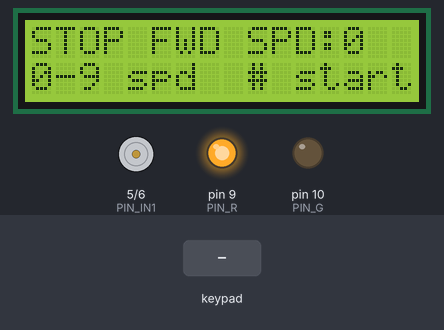
Bench run of a sketch on a simulated Arduino Uno, built with avr-gcc and run on an emulated ATmega328P. Shown: 16×2 character LCD, motor-driver pin pairs drawn as motors (green arrow = first pin HIGH = forward, orange = second pin HIGH = backward, longer = more drive), output pins drawn as LEDs (lit = HIGH). The test bench sets the inputs (shaded band).

Above: at 1.2 s.
1.3 s: keypad keys 2 3 4 7 # pressed 0.4 s apart
At 3.6 s:
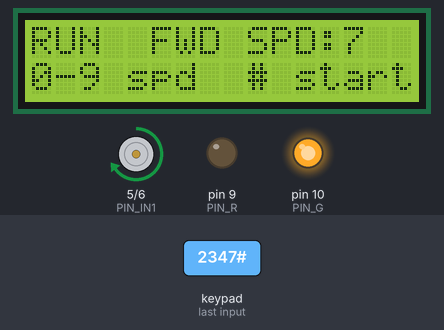
4.8 s: key 'A' pressed
At 5.9 s:
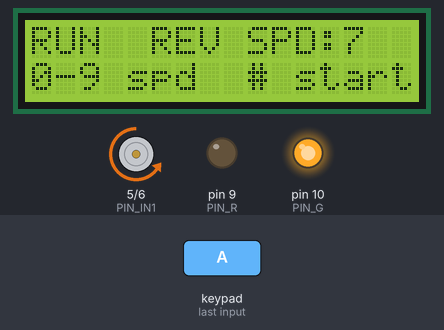
6.3 s: keypad keys 2 3 4 7 * pressed 0.4 s apart
At 8.6 s:
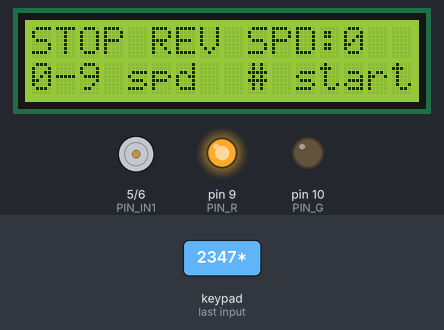
9.8 s: key '1' pressed
At 10.9 s:
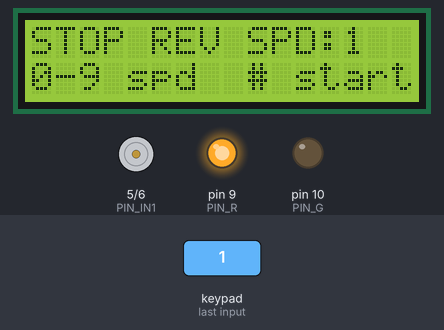
Timing chart, 0 to 12.3 s (numbered marks = the images above; inputs shaded):
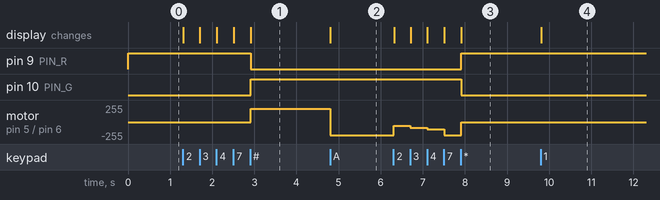

The sketch:

keypad_motor_controller.ino
```cpp
// RBT173 - LAB5.2
// DAVID GARCIA
// DAVGARCI@UAT.EDU

// Keypad Conveyor Controller
// Controls:
//   0..9 = set speed level (0=stop)
//   #    = start/pause
//   A    = toggle direction (FWD/REV)
//   *    = stop & clear
//

#include <Keypad.h>              // matrix keypad support
#include <LiquidCrystal.h>       // LCD support

// ---- Pins (match your wiring) ----
const byte PIN_IN1 = 5;          // L293D IN1 (PWM) - forward drive
const byte PIN_IN2 = 6;          // L293D IN2 (PWM) - reverse drive
const byte PIN_R   = 9;          // RGB LED: Red channel (PWM)
const byte PIN_G   = 10;         // RGB LED: Green channel (PWM)

// LCD(rs, enable, d4, d5, d6, d7) — using 4-bit mode on A0..A3
LiquidCrystal lcd(12, 8, A0, A1, A2, A3);

// ---- Keypad wiring/map ----
const byte ROWS = 4, COLS = 4;
char KEYS[ROWS][COLS] = {         // layout matches physical keypad
  {'1','2','3','A'},
  {'4','5','6','B'},
  {'7','8','9','C'},
  {'*','0','#','D'}
};
byte ROW_PINS[ROWS] = {2, 3, 4, 7};       // R1..R4 - D2, D3, D4, D7
byte COL_PINS[COLS] = {11, 13, A4, A5};   // C1..C4 - D11, D13, A4, A5
Keypad keypad = Keypad(makeKeymap(KEYS), ROW_PINS, COL_PINS, ROWS, COLS);

// ---- State ----
bool running    = false;          // true = motor should spin
bool forwardDir = true;           // true = forward, false = reverse
byte speedLevel = 0;              // 0..9 user speed (0 means stop)

// ---- LED helpers ----
void ledRed()   { analogWrite(PIN_R, 255); analogWrite(PIN_G, 0);   } // show STOP
void ledGreen() { analogWrite(PIN_R, 0);   analogWrite(PIN_G, 255); } // show RUN
void ledOff()   { analogWrite(PIN_R, 0);   analogWrite(PIN_G, 0);   } // not used often

// ---- Motor helpers ----
void motorStop() {
  analogWrite(PIN_IN1, 0);        // no forward drive
  analogWrite(PIN_IN2, 0);        // no reverse drive
}

byte pwmFromLevel(byte lvl) {
  if (lvl == 0) return 0;         // level 0 = fully stopped
  return (byte)min(255, lvl * 28);// map 1..9 - ~28..252 (simple linear map)
}

void applyMotor() {
  byte pwm = pwmFromLevel(speedLevel);  // convert level to PWM duty

  if (!running || pwm == 0) {     // paused or zero speed
    motorStop();
    return;
  }

  if (forwardDir) {               // forward: drive IN1, hold IN2 low
    analogWrite(PIN_IN2, 0);
    analogWrite(PIN_IN1, pwm);
  } else {                        // reverse: drive IN2, hold IN1 low
    analogWrite(PIN_IN1, 0);
    analogWrite(PIN_IN2, pwm);
  }
}

// ---- LCD helpers ----
void print2(const char* l1, const char* l2) {
  lcd.clear();                    // clear previous text
  lcd.setCursor(0,0); lcd.print(l1);
  lcd.setCursor(0,1); lcd.print(l2);
}

void showStatus() {
  lcd.clear();
  lcd.setCursor(0,0);
  lcd.print(running ? "RUN " : "STOP");     // show run/stop
  lcd.print(forwardDir ? " FWD " : " REV "); // show direction
  lcd.print("SPD:"); lcd.print(speedLevel); // show speed level
  lcd.setCursor(0,1);
  lcd.print("0-9 spd  # start  A dir");     // quick help line
}

// ---- Actions (called from key handling) ----
void setSpeed(byte lvl) {
  speedLevel = (lvl > 9) ? 9 : lvl;   // clamp to 0..9
  if (speedLevel == 0) running = false; // choosing 0 also pauses
  applyMotor();                        // push state to hardware
  if (running) ledGreen(); else ledRed();
  showStatus();
}

void toggleRun() {
  running = !running;                  // flip run/pause
  if (running && speedLevel == 0) {    // if starting at 0, pick a default low speed
    speedLevel = 3;
  }
  applyMotor();
  if (running) ledGreen(); else ledRed();
  showStatus();
}

void toggleDir() {
  forwardDir = !forwardDir;            // flip direction
  applyMotor();                        // reapply PWM on the other input
  showStatus();
}

void hardStop() {
  running = false;                     // force stop
  speedLevel = 0;                      // clear speed
  motorStop();                         // cut both inputs
  ledRed();                            // show stopped
  showStatus();
}

// ---- Arduino setup/loop ----
void setup() {
  pinMode(PIN_IN1, OUTPUT);            // motor input pins as outputs
  pinMode(PIN_IN2, OUTPUT);
  pinMode(PIN_R,   OUTPUT);            // RGB channels as PWM outputs
  pinMode(PIN_G,   OUTPUT);

  motorStop();                         // start safe
  ledRed();                            // indicate STOP at power-up

  lcd.begin(16,2);                     // init 16x2 LCD
  showStatus();                        // draw initial screen
}

void loop() {
  char k = keypad.getKey();            // key read
  if (!k) return;                      // no key - nothing to do

  if (k >= '0' && k <= '9') {          // speed selection
    setSpeed(k - '0');                 // convert ASCII digit to number 0..9
    return;
  }
  if (k == '#') {                      // start/pause toggle
    toggleRun();
    return;
  }
  if (k == 'A') {                      // direction toggle
    toggleDir();
    return;
  }
  if (k == '*') {                      // emergency stop / clear
    hardStop();
    return;
  }
}
```

Measured:
- after the input at 1.3 s, pin 9 (PIN_R): HIGH → LOW after 1.6 s; pin 10 (PIN_G): LOW → HIGH after 1.6 s; motor on pin 5 (PIN_IN1) / pin 6 (PIN_IN2): stopped → forward 196/255 after 1.6 s; the display: first changes at once (image 1 shows a later state)
- after the input at 4.8 s, motor on pin 5 (PIN_IN1) / pin 6 (PIN_IN2): forward 196/255 → backward 196/255 at once; the display: changes at once (image 2)
- after the input at 6.3 s, pin 9 (PIN_R): LOW → HIGH after 1.6 s; pin 10 (PIN_G): HIGH → LOW after 1.6 s
- after the input at 9.8 s, the display: changes at once (image 4)
